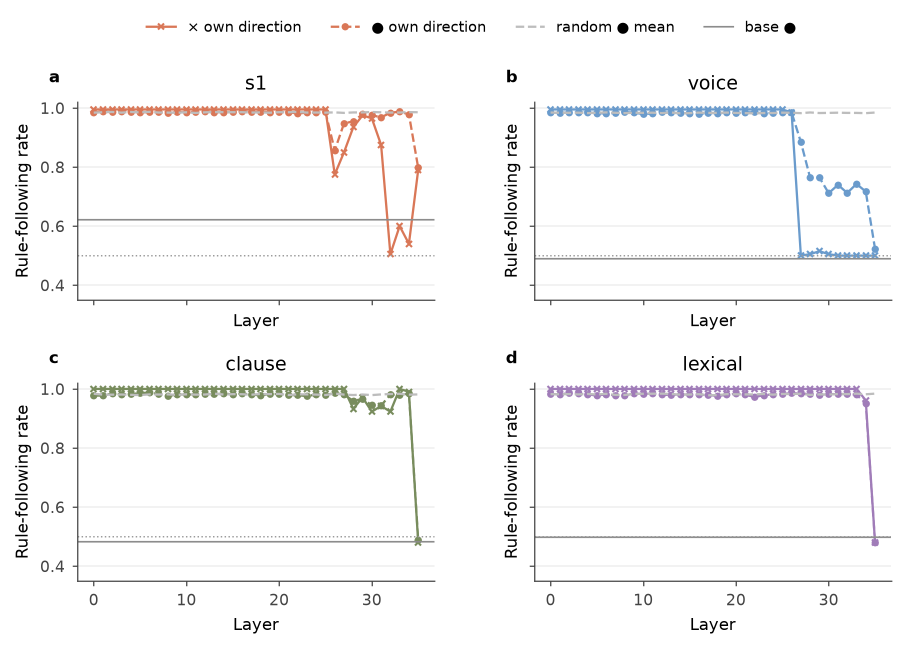
#> input picture data/experiments/close_gaps/fig_all_rules_layers.png, 1812 x 1298 px (shown at 1/2 size); its folder holds only this picture in this run
$ python contact_sheet.py
#> lines starting #> are read from the running program, lines starting #| are printed output that depends on the picture
"""Build a four-column visual index of all lab-book figure PNGs."""

from math import ceil
from pathlib import Path

from PIL import Image, ImageDraw, ImageFont
from matplotlib import font_manager

ROOT = Path(__file__).resolve().parents[2]
EXPERIMENTS = ROOT / "data/experiments"
OUTPUT = EXPERIMENTS / "lab_book/contact_sheet.png"
COLUMNS = 4
CELL_WIDTH = 720
CELL_HEIGHT = 440
IMAGE_HEIGHT = 390


def main():
    sources = sorted((EXPERIMENTS / "lab_book").glob("*.png"))
    sources += sorted((EXPERIMENTS / "close_gaps").glob("fig_*.png"))
    sources = [path for path in sources if path != OUTPUT]
    rows = ceil(len(sources) / COLUMNS)
    sheet = Image.new("RGB", (COLUMNS * CELL_WIDTH, rows * CELL_HEIGHT), "white")
#> sheet: PIL image 2880x440 RGB; every value is 255
    draw = ImageDraw.Draw(sheet)
    font = ImageFont.truetype(font_manager.findfont("DejaVu Sans"), 16)

    for index, path in enumerate(sources):
        column, row = index % COLUMNS, index // COLUMNS
        x, y = column * CELL_WIDTH, row * CELL_HEIGHT
        label = str(path.relative_to(EXPERIMENTS))
        draw.text((x + 12, y + 8), label, fill="#222222", font=font)
        with Image.open(path) as original:
#> original is the input picture: PIL image 1812x1298 RGBA; mean R, G, B, A 248.3, 248, 248.1, 255
            image = original.convert("RGB")
            image.thumbnail((CELL_WIDTH - 24, IMAGE_HEIGHT - 8), Image.Resampling.LANCZOS)
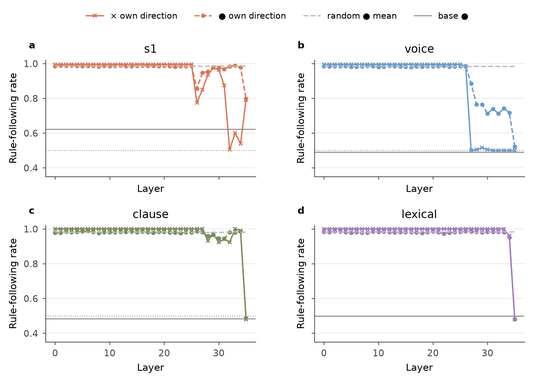
#> image: PIL image 533x382 RGB; mean R, G, B 247.9, 247.5, 247.6
        image_x = x + (CELL_WIDTH - image.width) // 2
#> image_x = 93
        image_y = y + 38 + (IMAGE_HEIGHT - image.height) // 2
#> image_y = 42
        sheet.paste(image, (image_x, image_y))
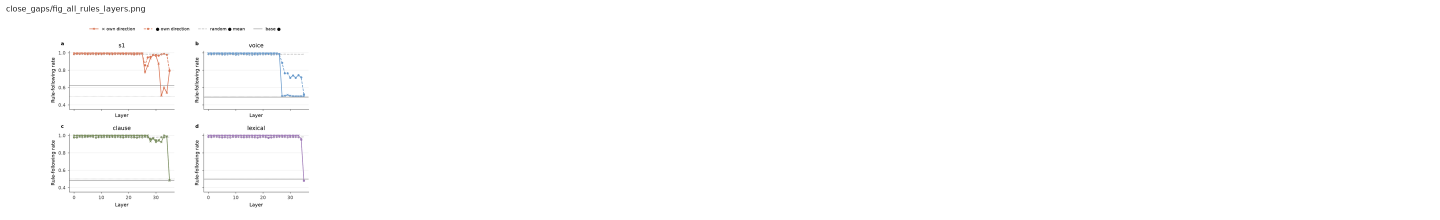
#> sheet: PIL image 2880x440 RGB (shown at 1/2 size); mean R, G, B 253.7, 253.6, 253.7
        draw.rectangle((x + 4, y + 4, x + CELL_WIDTH - 5, y + CELL_HEIGHT - 5), outline="#CCCCCC")

    OUTPUT.parent.mkdir(parents=True, exist_ok=True)
    sheet.save(OUTPUT)


if __name__ == "__main__":
    main()

$ run again, on data/experiments/close_gaps/fig_answer_share.png
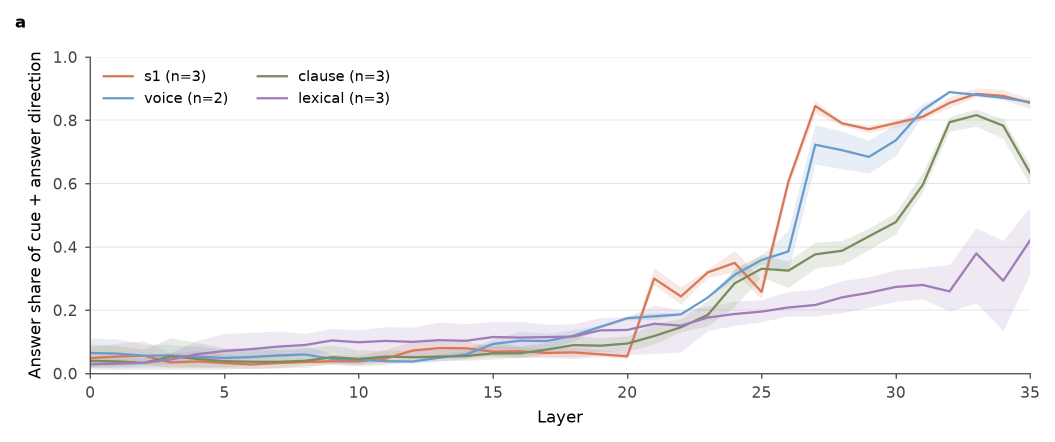
#> input picture data/experiments/close_gaps/fig_answer_share.png, 2110 x 883 px (shown at 1/2 size)
#> in main, original is the input picture: PIL image 2110x883 RGBA; mean R, G, B, A 248.4, 247.7, 248.3, 255
#> in main, `image.thumbnail((CELL_WIDTH - 24, IMAGE_HEIGHT - 8), Image.Resampling...`:
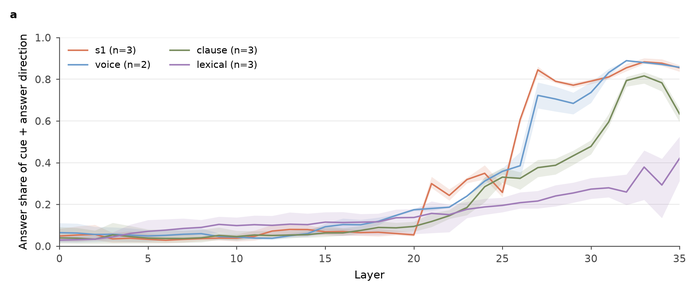
#> image: PIL image 696x291 RGB; mean R, G, B 248.1, 247.5, 248
#> in main, `sheet.paste(image, (image_x, image_y))`:
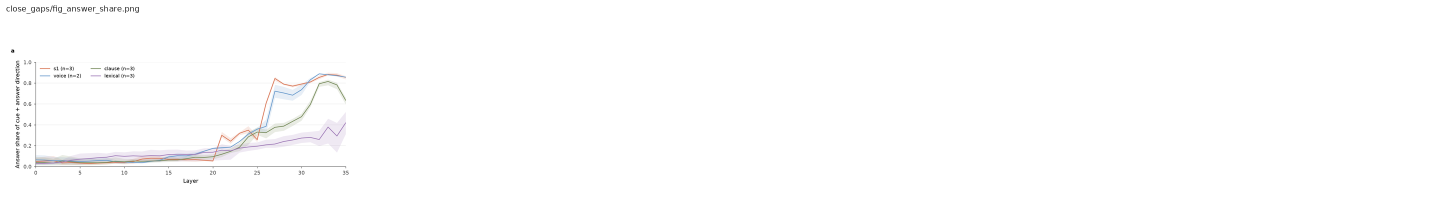
#> sheet: PIL image 2880x440 RGB (shown at 1/2 size); mean R, G, B 253.8, 253.7, 253.7
